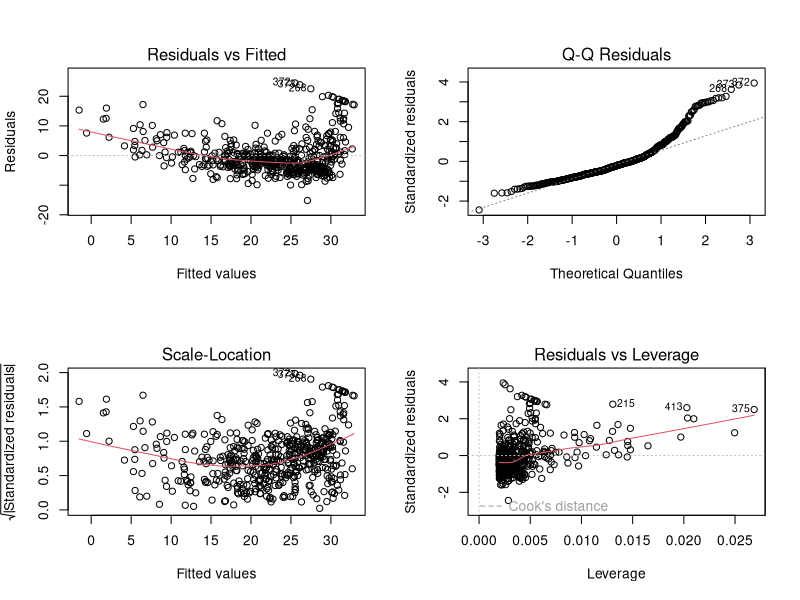
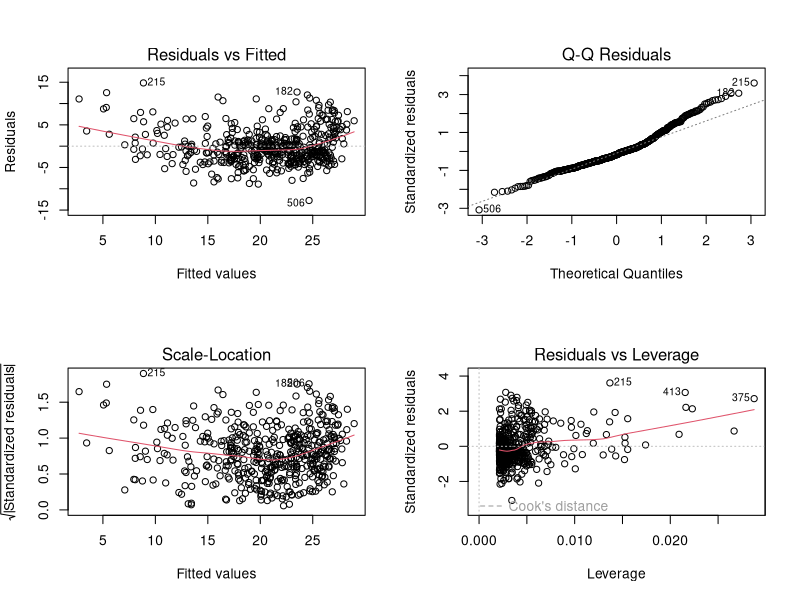
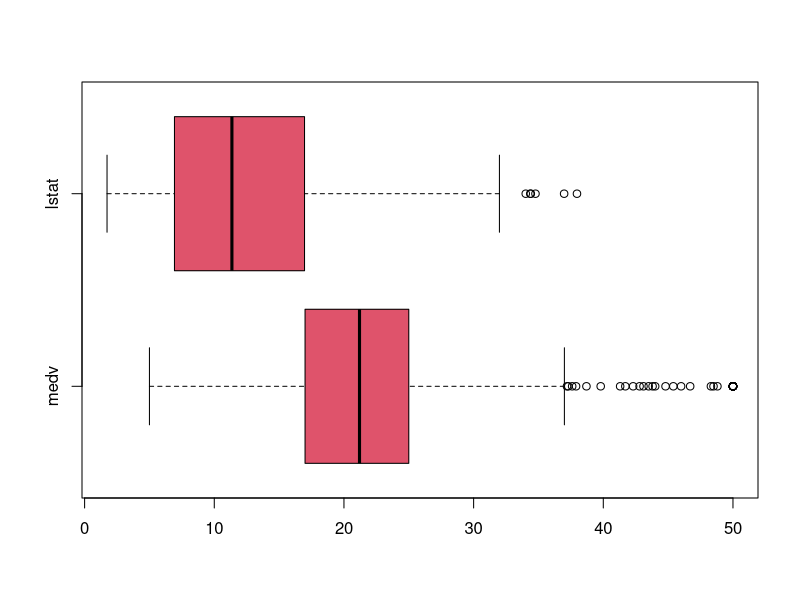
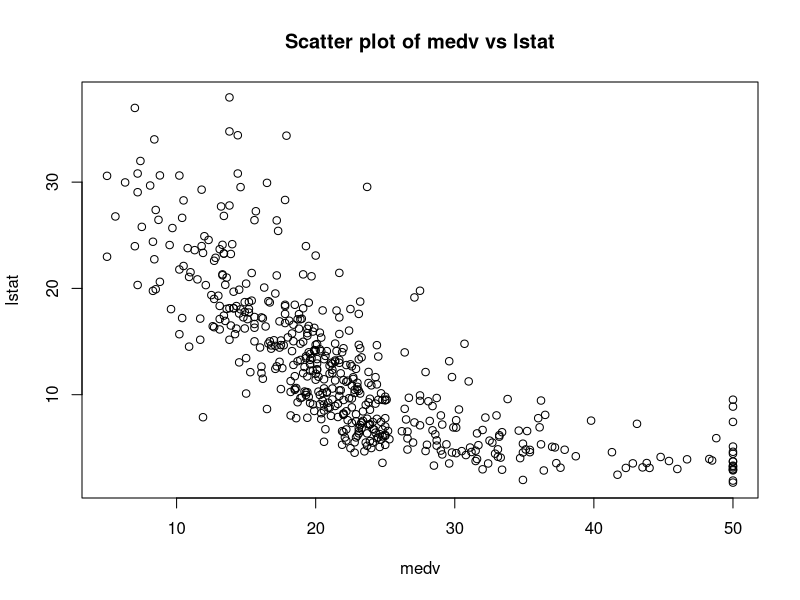
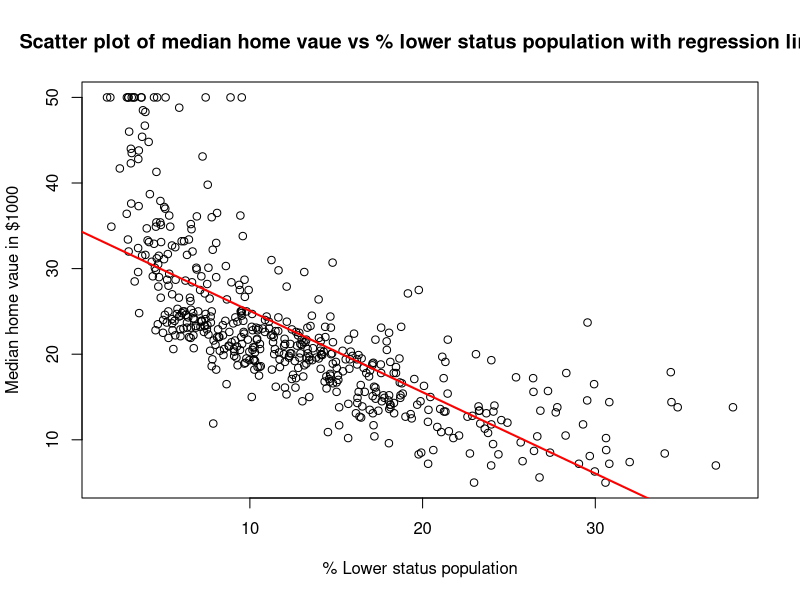
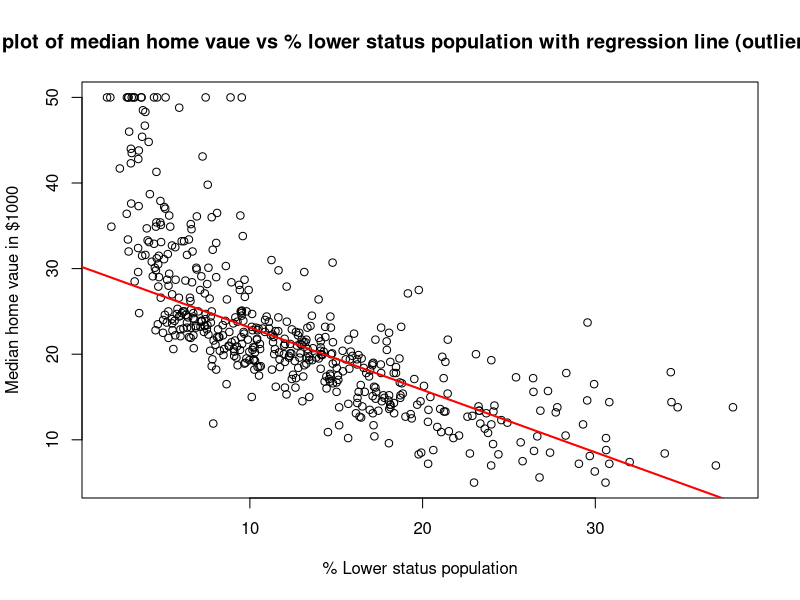

These figures' R source, in order:
library(MASS)

names(Boston)
dim(Boston)
summary(Boston)

attach(Boston)
summary(cbind(medv,lstat))

png("Boxplot.png")
boxplot(cbind(medv,lstat), horizontal = TRUE, col=2)
dev.off()

png("Scatterplot.png")
plot(medv,lstat, xlab='medv', ylab='lstat', main='Scatter plot of medv vs lstat')
dev.off()

detach(Boston)

lm.fit <- lm(medv~lstat, data=Boston)
summary(lm.fit)
confint(lm.fit)

attach(Boston)
png("Scatter with regression line.png")
plot(lstat,medv, xlab = '% Lower status population', ylab = 'Median home vaue in $1000', main = 'Scatter plot of median home vaue vs % lower status population with regression line')
abline(lm.fit,col='red', lwd=2)
dev.off()
detach(Boston)


par(mfrow=c(2,2))
plot(lm.fit) #diagnostic plots


#suggest the model may be improved by removing outliers.

#outliers removed based on interquantie range.

attach(Boston)
outliers <- boxplot(medv, plot=FALSE)$out
print(outliers)
df_removed_outliers <- Boston[-which(Boston$medv %in% outliers),]

lm.outliers <- lm(medv~lstat, data=df_removed_outliers)
summary(lm.outliers)
confint(lm.outliers)

par(mfrow=c(2,2))
plot(lm.outliers)


png("Scatter with regression line (outliers removed).png")
plot(lstat,medv, xlab = '% Lower status population', ylab = 'Median home vaue in $1000', main = 'Scatter plot of median home vaue vs % lower status population with regression line (outliers removed)')
abline(lm.outliers,col='red', lwd=2)
dev.off()
detach(Boston)



